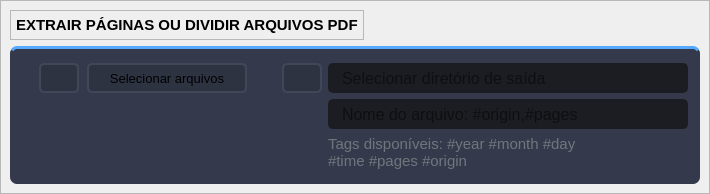
                        <widget class="QFrame" name="frame_extract_main">
                         <property name="maximumSize">
                          <size>
                           <width>710</width>
                           <height>16777215</height>
                          </size>
                         </property>
                         <property name="frameShape">
                          <enum>QFrame::StyledPanel</enum>
                         </property>
                         <property name="frameShadow">
                          <enum>QFrame::Raised</enum>
                         </property>
                         <layout class="QVBoxLayout" name="verticalLayout_20">
                          <property name="leftMargin">
                           <number>9</number>
                          </property>
                          <property name="topMargin">
                           <number>9</number>
                          </property>
                          <property name="rightMargin">
                           <number>9</number>
                          </property>
                          <property name="bottomMargin">
                           <number>9</number>
                          </property>
                          <item alignment="Qt::AlignLeft|Qt::AlignVCenter">
                           <widget class="QFrame" name="frame_description_extract">
                            <property name="minimumSize">
                             <size>
                              <width>0</width>
                              <height>0</height>
                             </size>
                            </property>
                            <property name="frameShape">
                             <enum>QFrame::StyledPanel</enum>
                            </property>
                            <property name="frameShadow">
                             <enum>QFrame::Raised</enum>
                            </property>
                            <layout class="QHBoxLayout" name="horizontalLayout_16">
                             <property name="leftMargin">
                              <number>5</number>
                             </property>
                             <property name="topMargin">
                              <number>5</number>
                             </property>
                             <property name="rightMargin">
                              <number>5</number>
                             </property>
                             <property name="bottomMargin">
                              <number>5</number>
                             </property>
                             <item alignment="Qt::AlignLeft">
                              <widget class="QLabel" name="label_description_extract">
                               <property name="minimumSize">
                                <size>
                                 <width>0</width>
                                 <height>0</height>
                                </size>
                               </property>
                               <property name="font">
                                <font>
                                 <family>Segoe UI</family>
                                 <pointsize>11</pointsize>
                                 <weight>75</weight>
                                 <bold>true</bold>
                                </font>
                               </property>
                               <property name="styleSheet">
                                <string notr="true"/>
                               </property>
                               <property name="text">
                                <string>EXTRAIR PÁGINAS OU DIVIDIR ARQUIVOS PDF</string>
                               </property>
                              </widget>
                             </item>
                            </layout>
                           </widget>
                          </item>
                          <item alignment="Qt::AlignHCenter|Qt::AlignVCenter">
                           <widget class="QFrame" name="frame_top_page_extract">
                            <property name="minimumSize">
                             <size>
                              <width>690</width>
                              <height>0</height>
                             </size>
                            </property>
                            <property name="maximumSize">
                             <size>
                              <width>690</width>
                              <height>16777215</height>
                             </size>
                            </property>
                            <property name="styleSheet">
                             <string notr="true">background-color:#343A4B;
border-radius: 7px;
border-top: 3px solid rgb(85, 170, 255);</string>
                            </property>
                            <property name="frameShape">
                             <enum>QFrame::StyledPanel</enum>
                            </property>
                            <property name="frameShadow">
                             <enum>QFrame::Raised</enum>
                            </property>
                            <layout class="QHBoxLayout" name="horizontalLayout_25">
                             <property name="leftMargin">
                              <number>9</number>
                             </property>
                             <property name="topMargin">
                              <number>5</number>
                             </property>
                             <property name="rightMargin">
                              <number>9</number>
                             </property>
                             <property name="bottomMargin">
                              <number>5</number>
                             </property>
                             <item alignment="Qt::AlignTop">
                              <widget class="QFrame" name="frame_input_left_extract">
                               <property name="styleSheet">
                                <string notr="true">border:0px;</string>
                               </property>
                               <property name="frameShape">
                                <enum>QFrame::StyledPanel</enum>
                               </property>
                               <property name="frameShadow">
                                <enum>QFrame::Raised</enum>
                               </property>
                               <layout class="QVBoxLayout" name="verticalLayout_30">
                                <property name="topMargin">
                                 <number>9</number>
                                </property>
                                <property name="bottomMargin">
                                 <number>9</number>
                                </property>
                                <item alignment="Qt::AlignTop">
                                 <widget class="QFrame" name="frame_input_extract">
                                  <property name="minimumSize">
                                   <size>
                                    <width>230</width>
                                    <height>0</height>
                                   </size>
                                  </property>
                                  <property name="maximumSize">
                                   <size>
                                    <width>16777215</width>
                                    <height>16777215</height>
                                   </size>
                                  </property>
                                  <property name="font">
                                   <font>
                                    <family>Segoe UI</family>
                                   </font>
                                  </property>
                                  <property name="styleSheet">
                                   <string notr="true">border: 0px;</string>
                                  </property>
                                  <property name="frameShape">
                                   <enum>QFrame::StyledPanel</enum>
                                  </property>
                                  <property name="frameShadow">
                                   <enum>QFrame::Raised</enum>
                                  </property>
                                  <layout class="QHBoxLayout" name="horizontalLayout_22">
                                   <property name="leftMargin">
                                    <number>9</number>
                                   </property>
                                   <property name="topMargin">
                                    <number>0</number>
                                   </property>
                                   <property name="rightMargin">
                                    <number>9</number>
                                   </property>
                                   <property name="bottomMargin">
                                    <number>0</number>
                                   </property>
                                   <item>
                                    <widget class="QPushButton" name="pushButton_run_extract">
                                     <property name="minimumSize">
                                      <size>
                                       <width>40</width>
                                       <height>0</height>
                                      </size>
                                     </property>
                                     <property name="maximumSize">
                                      <size>
                                       <width>40</width>
                                       <height>30</height>
                                      </size>
                                     </property>
                                     <property name="styleSheet">
                                      <string notr="true">QPushButton {
	border: 2px solid rgb(64, 71, 88);
	border-radius: 5px;	
	background-color:#2E3342;
}
QPushButton:hover {
	background-color: rgb(85, 170, 255);
	border: 2px solid rgb(85, 170, 255);
}
QPushButton:pressed {	
	background-color: rgb(35, 40, 49);
	border: 2px solid rgb(43, 50, 61);
}</string>
                                     </property>
                                     <property name="text">
                                      <string/>
                                     </property>
                                     <property name="icon">
                                      <iconset resource="../Simple_PySide_Base/files.qrc">
                                       <normaloff>:/20x20/icons/20x20/cil-media-play.png</normaloff>:/20x20/icons/20x20/cil-media-play.png</iconset>
                                     </property>
                                     <property name="iconSize">
                                      <size>
                                       <width>18</width>
                                       <height>18</height>
                                      </size>
                                     </property>
                                    </widget>
                                   </item>
                                   <item>
                                    <widget class="QPushButton" name="pushButton_selectFiles_extract">
                                     <property name="minimumSize">
                                      <size>
                                       <width>160</width>
                                       <height>30</height>
                                      </size>
                                     </property>
                                     <property name="maximumSize">
                                      <size>
                                       <width>150</width>
                                       <height>16777215</height>
                                      </size>
                                     </property>
                                     <property name="font">
                                      <font>
                                       <family>Segoe UI</family>
                                       <pointsize>10</pointsize>
                                      </font>
                                     </property>
                                     <property name="styleSheet">
                                      <string notr="true">QPushButton {
	border: 2px solid rgb(64, 71, 88);
	border-radius: 5px;	
	background-color:#2E3342;
}
QPushButton:hover {
	background-color: rgb(85, 170, 255);
	border: 2px solid rgb(85, 170, 255);
}
QPushButton:pressed {	
	background-color: rgb(35, 40, 49);
	border: 2px solid rgb(43, 50, 61);
}</string>
                                     </property>
                                     <property name="text">
                                      <string>Selecionar arquivos</string>
                                     </property>
                                     <property name="icon">
                                      <iconset resource="../Simple_PySide_Base/files.qrc">
                                       <normaloff>:/20x20/icons/20x20/cil-file.png</normaloff>:/20x20/icons/20x20/cil-file.png</iconset>
                                     </property>
                                     <property name="iconSize">
                                      <size>
                                       <width>18</width>
                                       <height>18</height>
                                      </size>
                                     </property>
                                    </widget>
                                   </item>
                                  </layout>
                                 </widget>
                                </item>
                               </layout>
                              </widget>
                             </item>
                             <item alignment="Qt::AlignHCenter|Qt::AlignTop">
                              <widget class="QFrame" name="frame_output_extract">
                               <property name="minimumSize">
                                <size>
                                 <width>0</width>
                                 <height>0</height>
                                </size>
                               </property>
                               <property name="maximumSize">
                                <size>
                                 <width>16777215</width>
                                 <height>16777215</height>
                                </size>
                               </property>
                               <property name="styleSheet">
                                <string notr="true">border: 0px;</string>
                               </property>
                               <property name="frameShape">
                                <enum>QFrame::StyledPanel</enum>
                               </property>
                               <property name="frameShadow">
                                <enum>QFrame::Raised</enum>
                               </property>
                               <layout class="QFormLayout" name="formLayout_5">
                                <property name="leftMargin">
                                 <number>9</number>
                                </property>
                                <property name="topMargin">
                                 <number>9</number>
                                </property>
                                <property name="rightMargin">
                                 <number>9</number>
                                </property>
                                <property name="bottomMargin">
                                 <number>9</number>
                                </property>
                                <item row="0" column="0">
                                 <widget class="QPushButton" name="pushButton_outputPath_extract">
                                  <property name="minimumSize">
                                   <size>
                                    <width>40</width>
                                    <height>30</height>
                                   </size>
                                  </property>
                                  <property name="styleSheet">
                                   <string notr="true">QPushButton {
	border: 2px solid rgb(64, 71, 88);
	border-radius: 5px;	
	background-color:#2E3342;
}
QPushButton:hover {
	background-color: rgb(85, 170, 255);
	border: 2px solid rgb(85, 170, 255);
}
QPushButton:pressed {	
	background-color: rgb(35, 40, 49);
	border: 2px solid rgb(43, 50, 61);
}</string>
                                  </property>
                                  <property name="text">
                                   <string/>
                                  </property>
                                  <property name="icon">
                                   <iconset resource="../Simple_PySide_Base/files.qrc">
                                    <normaloff>:/20x20/icons/20x20/cil-folder.png</normaloff>:/20x20/icons/20x20/cil-folder.png</iconset>
                                  </property>
                                  <property name="iconSize">
                                   <size>
                                    <width>18</width>
                                    <height>18</height>
                                   </size>
                                  </property>
                                 </widget>
                                </item>
                                <item row="0" column="1">
                                 <widget class="QLineEdit" name="lineEdit_outputPath_extract">
                                  <property name="minimumSize">
                                   <size>
                                    <width>360</width>
                                    <height>30</height>
                                   </size>
                                  </property>
                                  <property name="maximumSize">
                                   <size>
                                    <width>16777215</width>
                                    <height>16777215</height>
                                   </size>
                                  </property>
                                  <property name="font">
                                   <font>
                                    <family>Segoe UI</family>
                                    <pointsize>12</pointsize>
                                   </font>
                                  </property>
                                  <property name="styleSheet">
                                   <string notr="true">QLineEdit {
	background-color: rgb(27, 29, 35);
	border-radius: 5px;
	border: 2px solid rgb(27, 29, 35);
	padding-left: 10px;
}
QLineEdit:hover {
	border: 2px solid rgb(85, 170, 255);
	border: 2px solid rgb(91, 101, 124);
}
QLineEdit:focus {
	border: 2px solid rgb(85, 170, 255);
}</string>
                                  </property>
                                  <property name="placeholderText">
                                   <string>Selecionar diretório de saída</string>
                                  </property>
                                 </widget>
                                </item>
                                <item row="1" column="1">
                                 <widget class="QLineEdit" name="lineEdit_filename_extract">
                                  <property name="minimumSize">
                                   <size>
                                    <width>360</width>
                                    <height>30</height>
                                   </size>
                                  </property>
                                  <property name="maximumSize">
                                   <size>
                                    <width>16777215</width>
                                    <height>16777215</height>
                                   </size>
                                  </property>
                                  <property name="font">
                                   <font>
                                    <family>Segoe UI</family>
                                    <pointsize>12</pointsize>
                                   </font>
                                  </property>
                                  <property name="styleSheet">
                                   <string notr="true">QLineEdit {
	background-color: rgb(27, 29, 35);
	border-radius: 5px;
	border: 2px solid rgb(27, 29, 35);
	padding-left: 10px;
}
QLineEdit:hover {
	border: 2px solid rgb(85, 170, 255);
	border: 2px solid rgb(91, 101, 124);
}
QLineEdit:focus {
	border: 2px solid rgb(85, 170, 255);
}</string>
                                  </property>
                                  <property name="placeholderText">
                                   <string>Nome do arquivo: #origin,#pages</string>
                                  </property>
                                 </widget>
                                </item>
                                <item row="3" column="1">
                                 <widget class="QLabel" name="label_tags_extract">
                                  <property name="minimumSize">
                                   <size>
                                    <width>0</width>
                                    <height>0</height>
                                   </size>
                                  </property>
                                  <property name="maximumSize">
                                   <size>
                                    <width>16777215</width>
                                    <height>16777215</height>
                                   </size>
                                  </property>
                                  <property name="font">
                                   <font>
                                    <family>Segoe UI</family>
                                    <pointsize>11</pointsize>
                                   </font>
                                  </property>
                                  <property name="styleSheet">
                                   <string notr="true">color: rgb(112, 117, 125);</string>
                                  </property>
                                  <property name="text">
                                   <string>Tags disponíveis: #year #month #day
#time #pages #origin</string>
                                  </property>
                                 </widget>
                                </item>
                               </layout>
                              </widget>
                             </item>
                            </layout>
                           </widget>
                          </item>
                         </layout>
                        </widget>
